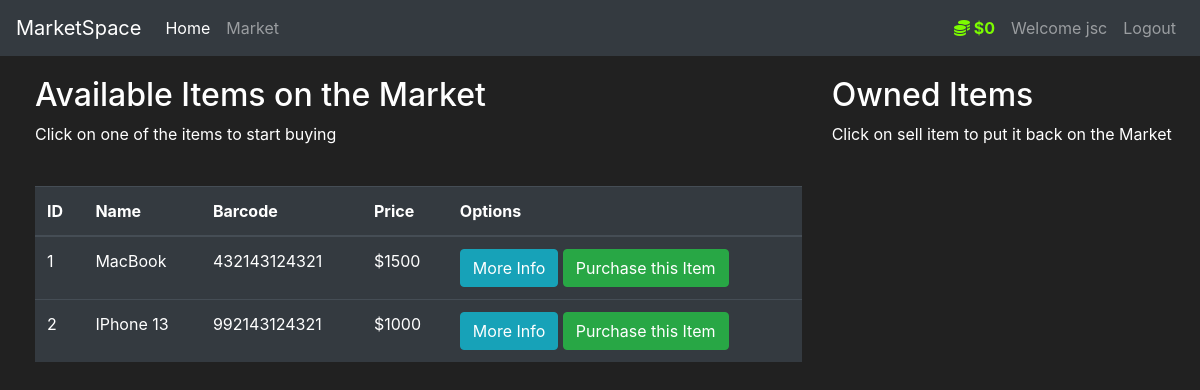
The app's page /market (signed in) with its own data.
### market/models.py (models this page shows, shortened)
class User(UserMixin, db.Model):
    id = db.Column(db.Integer(), primary_key=True)
    username = db.Column(db.String(length=30), nullable=False,unique=True)
    email = db.Column(db.String(length=50), nullable=False, unique=True)
    password_hash = db.Column(db.String(length=60), nullable=False)
    budget = db.Column(db.Integer(), nullable=False, default=2000)
    items = db.relationship('Item', backref='owned_user', lazy=True)
    @property
    def prettier_budget(self):
        if len(str(self.budget)) >= 4:
            return f'${str(self.budget)[:-3]},{str(self.budget)[-3:]}'
        else:
            return f'${self.budget}'
    @property
    def password(self):
        return self.password

class Item(db.Model):
    id = db.Column(db.Integer(), primary_key=True)
    name = db.Column(db.String(length=30), nullable=False, unique=True)
    price = db.Column(db.Integer(), nullable=False)
    barcode = db.Column(db.String(length=12), nullable=False, unique=True)
    description = db.Column(db.String(length=1024), nullable=False, unique=True)
    owner = db.Column(db.Integer(), db.ForeignKey('user.id'))

### market/routes.py (the view, shortened to what this page needs)
@app.route('/market', methods=['GET','POST'])
@login_required
def market_page():
    purchase_form = PurchaseItemForm()
    selling_form = SellItemForm()
    if request.method == 'GET':
        items = Item.query.filter_by(owner=None)
        owned_items = Item.query.filter_by(owner=current_user.id)
        return render_template('market.html', items=items, purchase_form=purchase_form, owned_items=owned_items, selling_form=selling_form)

### market/models.py (called while the page is built)
@login_manager.user_loader
def load_user(user_id):
    return User.query.get(int(user_id))

### market/templates/market.html (shortened to what this page needs)
{% extends 'base.html'%}
{% block content%}
    <div class="row" style="margin-top:20px; margin-left:20px">
        <div class="col-8">
            <h2>Available Items on the Market</h2>
            <p>Click on one of the items to start buying</p>
            <br>
            <table class="table table-hover table-dark">
                <thead>
                    <tr>
                        <th scope="col">ID</th>
                        <th scope="col">Name</th>
                        <th scope="col">Barcode</th>
                        <th scope="col">Price</th>
                        <th scope="col">Options</th>
                    </tr>
                </thead>
                <tbody>
                    {% for item in items%}
                    <tr>
                        <td>{{ item.id }}</td>
                        <td>{{ item.name }}</td>
                        <td>{{ item.barcode }}</td>
                        <td>${{ item.price }}</td>
                        <td>
                            <button class="btn btn-outline btn-info" data-toggle="modal" data-target="#Modal-MoreInfo-{{ item.id }}">More Info</button>
                            <button class="btn btn-outline btn-success" data-toggle="modal" data-target="#Modal-PurchaseConfirm-{{ item.id }}">Purchase this Item</button>
                        </td>
                    </tr>
                    {% endfor%}
                </tbody>
            </table>
        </div>
        <div class="col-4">
            <h2>Owned Items</h2>
            <p>Click on sell item to put it back on the Market</p>
            <br>
        </div>
    </div>
{% endblock %}

### market/templates/base.html (shortened to what this page needs)
<!doctype html>
<html lang="en">
<head>
    <link rel="stylesheet" href="https://cdn.jsdelivr.net/npm/bootstrap@4.5.3/dist/css/bootstrap.min.css"
>
</head>
<body>
    <nav class="navbar navbar-expand-md navbar-dark bg-dark">
        <a class="navbar-brand" href="#">MarketSpace</a>
        <div class="collapse navbar-collapse" id="navbarNav">
            <ul class="navbar-nav mr-auto">
                <li class="nav-item active">
                    <a class="nav-link" href="{{url_for('home_page')}}">Home <span class="sr-only">(current)</span></a>
                </li>
                <li class="nav-item">
                    <a class="nav-link" href="{{url_for('market_page')}}">Market</a>
                </li>
            </ul>
            {% if current_user.is_authenticated %}
                <ul class="navbar-nav">
                    <li class="nav-item">
                        <a class="nav-link" style="color: lawngreen; font-weight:bold">
                            <i class="fa-solid fa-coins"></i>
                            {{ current_user.prettier_budget }}
                        </a>
                    </li>
                    <li class="nav-item">
                        <a class="nav-link">Welcome {{current_user.username}}</a>
                    </li>
                    <li class="nav-item">
                        <a class="nav-link" href="{{url_for('logout_page')}}">Logout</a>
                    </li>
                </ul>
            {% endif %}
        </div>
    </nav>
    {% block content %}
    {% endblock %}
</body>
</html>

### market/templates/base.html (style rules this page uses)
body { background-color: #212121; color: white }

### records on screen
User: prettier_budget "$0", username "jsc"
Item: id "1", name "MacBook", barcode "432143124321", price "1500"
Item: id "2", name "IPhone 13", barcode "992143124321", price "1000"
